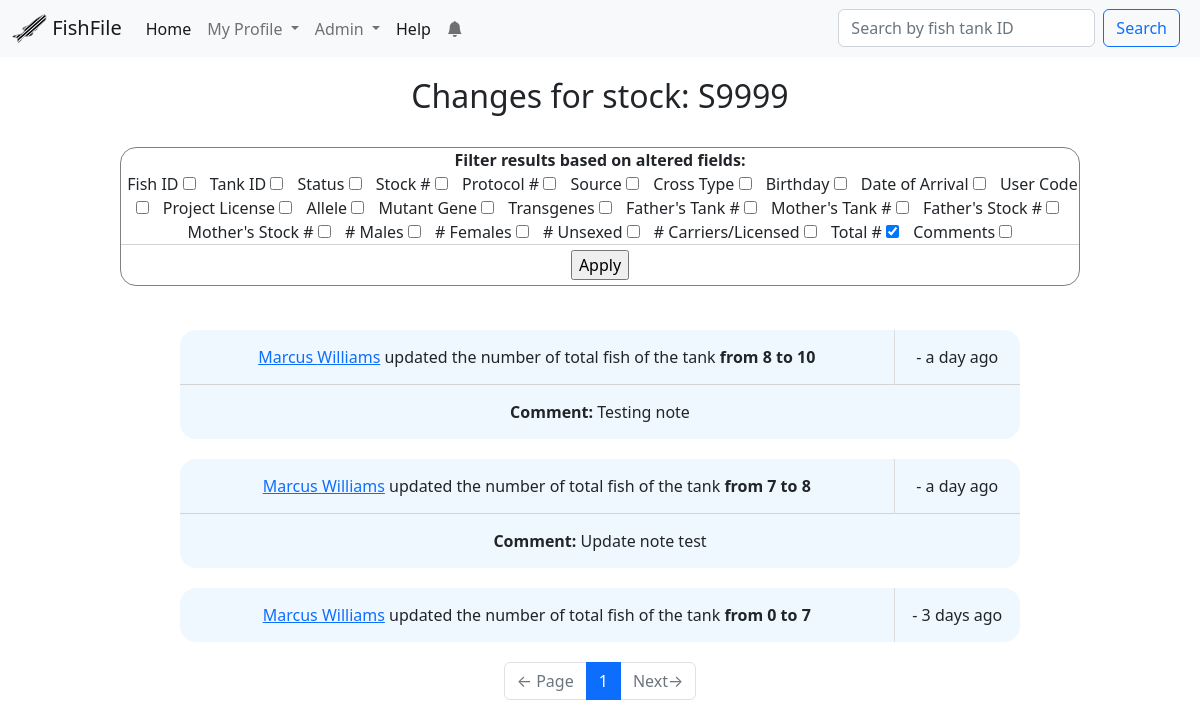
The app's page /stock/S9999/changes/total (signed in) with its own data.
### app/models.py (models this page shows, shortened)
class Change(db.Model):
    id = db.Column(db.Integer, primary_key=True)
    user_id = db.Column(db.Integer, db.ForeignKey("user.id"))
    fish_id = db.Column(db.Integer, db.ForeignKey("fish.id"))
    action = db.Column(db.String(64))
    contents = db.Column(db.String(64))
    field = db.Column(db.String(64))
    old = db.Column(db.Text())
    new = db.Column(db.Text())
    time = db.Column(db.DateTime, default=datetime.utcnow)
    note = db.Column(db.Text())
    notification_id = db.Column(db.Integer, db.ForeignKey("notification.id"))

class User(UserMixin, db.Model):
    id = db.Column(db.Integer, primary_key=True)
    first_name = db.Column(db.String(64), index=True)
    last_name = db.Column(db.String(64), index=True)
    email = db.Column(db.String(120), index=True, unique=True)
    username = db.Column(db.String(64), index=True)
    password_hash = db.Column(db.String(128))
    last_seen = db.Column(db.DateTime, default=datetime.utcnow)
    is_verified = db.Column(db.Boolean, default=False)
    project_license = db.Column(db.String(120))
    personal_license = db.Column(db.String(120))
    personal_document = db.Column(db.Boolean, default=False)
    project_document = db.Column(db.Boolean, default=False)
    role = db.Column(db.String(32), default="User")
    code = db.Column(db.String(32), index=True)
    changes = db.relationship("Change", backref="user", lazy="dynamic")
    notifications = db.relationship(
        "Notification", backref="user", lazy="dynamic", cascade="all, delete"
    )
    last_notification_read_time = db.Column(db.DateTime)
    reminders = db.relationship(
        "Reminder", backref="user", lazy="dynamic", cascade="all, delete"
    )
    def isOwner(self):
        return self.role == "Owner"
    def isAdmin(self):
        return self.role in ("Admin", "Owner")
    def new_notifications(self):
        last_read_time = self.last_notification_read_time or datetime(1900, 1, 1)
        return (
            Notification.query.filter_by(user=self)
            .filter(Notification.time > last_read_time)
            .count()
        )

### app/main/routes.py (the view, shortened to what this page needs)
@bp.route("/stock/<stock>/changes/<filters>", methods=["GET", "POST"])
@login_required
@requires_roles("User", "Researcher", "Admin", "Owner")
def stock_changes(stock, filters="all"):
    form = FilterChanges()
    page = request.args.get("page", 1, type=int)
    filter_list = filters.split(" ")
    if filters == "all":
        changes = (
            Change.query.filter(Change.fish.has(stock=stock))
            .order_by(Change.time.desc())
            .paginate(page, current_app.config["CHANGES_PER_PAGE"], False)
        )
    else:
        for filter in filter_list:
            if "changes" in locals():
                changes = changes.union(Change.query.filter_by(field=filter))
            else:
                changes = Change.query.filter_by(field=filter).filter(
                    Change.fish.has(stock=stock)
                )
        changes = changes.order_by(Change.time.desc()).paginate(
            page, current_app.config["CHANGES_PER_PAGE"], False
        )
    next_url = (
        url_for("main.stock_changes", stock=stock, page=changes.next_num)
        if changes.has_next
        else None
    )
    prev_url = (
        url_for("main.stock_changes", stock=stock, page=changes.prev_num)
        if changes.has_prev
        else None
    )
    return render_template(
        "stock_changes.html",
        form=form,
        title=f"{stock} changes",
        changes=changes.items,
        stock=stock,
        pagination=changes,
        next_url=next_url,
        prev_url=prev_url,
        filters=filter_list
    )

### app/main/forms.py
class SimpleSearch(FlaskForm):
    search = StringField("Search by fish tank ID", validators=[DataRequired()])
    submit = SubmitField("Search")
    def __init__(self, *args, **kwargs):
        if "formdata" not in kwargs:
            kwargs["formdata"] = request.args
        if "csrf_enabled" not in kwargs:
            kwargs["csrf_enabled"] = False
        super(SimpleSearch, self).__init__(*args, **kwargs)

class EmptyForm(FlaskForm):
    submit = SubmitField("Submit")

### app/main/routes.py (called while the page is built)
@bp.before_request
def before_request():
    if current_user.is_authenticated:
        current_user.last_seen = datetime.utcnow()
        db.session.commit()
        g.search_form = SimpleSearch()
        g.clearNotifsForm = EmptyForm()

### app/models.py (called while the page is built)
@login.user_loader
def load_user(id):
    return User.query.get(int(id))

def requires_roles(*roles):
    def wrapper(f):
        @wraps(f)
        def wrapped(*args, **kwargs):
            if current_app.testing == True:
                return f(*args, **kwargs)
            if current_user.role not in roles:
                abort(403)
            return f(*args, **kwargs)
        return wrapped
    return wrapper

    def __repr__(self):
        return f"Stock: {self.stock}, Tank: {self.tank_id}, ID: {self.fish_id}"

### app/templates/stock_changes.html (shortened to what this page needs)
{% extends "base.html" %}
{% block content %}
    <h2>Changes for stock: {{stock}}</h2>
    <br>
    <div id="filterChangeForm">
        <b>Filter results based on altered fields:</b>
        <form action="", method = "post">
            {%for field in form%}
                <tr>
                {% if field.type == "BooleanField" %}
                    {% if field.id in filters%}
                        <span class="filterChangeOption">{{ field.label }} {{ field(checked=True) }}</span>
                    {%else%}
                        <span class="filterChangeOption">{{ field.label }} {{ field }}</span>
                    {%endif%}
                {% elif field.type == "SubmitField"%}
                    <div id="filterChangesSubmit">{{ field() }}</div>
                {% endif %}
                </tr>
            {%endfor%}
        </form>
    </div>
    <br>
    {% if changes %}
            {%for change in changes%}
                {%include 'subtemplates/_fishchange.html'%}
            {%endfor%}
            <div id="pageNavigation">
                <nav aria-label="Page navigation">
                    <ul class="pagination justify-content-center">
                        <li class=" page-item {% if not prev_url %} disabled{% endif %}">
                            <a class=" page-link" href="{{ prev_url or '#' }}">
                                <span aria-hidden="true">&larr;</span> Page
                            </a>
                        </li>
                        {% for page in pagination.iter_pages(1,2,3,1) %}
                            {% if page %}
                                {% if page != pagination.page %}
                                    {%if filters == ["all"]%}
                                        <li class = "page-item"><a class = "page-link" href="{{url_for('main.fishchange',id=fish.id,filters = ' '.join(filters), page=page)}}">{{ page }}</a></li>
                                    {%else%}
                                        <li class = "page-item"><a class = "page-link" href="{{url_for('main.fishchange',id=fish.id, filters = ' '.join(filters), page=page)}}">{{ page }}</a></li>
                                    {%endif%}
                                {% else %}
                                    <li class="page-item active"><a class = "page-link">{{ page }}</a></li>
                                {% endif %}
                            {% else %}
                                <li class="page-item disabled"><a class = "page-link" >…</a></li>
                            {% endif %}
                        {% endfor %}
                        <li class="page-item {% if not next_url %} disabled{% endif %}">
                            <a class=" page-link" href="{{ next_url or '#' }}">
                                Next<span aria-hidden="true">&rarr;</span>
                            </a>
                        </li>
                    </ul>
                </nav>
            </div>
    {%else%}
        <p>There are no changes to show...</p>
    {%endif%}
{%endblock%}

### app/templates/subtemplates/_fishchange.html
{%if change.action == "Added"%}
<table class="fishChange" >
    <tr class="fishChangeRow">
        <td class = "fishChangeDetails"><a href="{{url_for('main.user', username = change.user.username)}}">{{change.user.first_name}} {{change.user.last_name}}</a> added the fish to the database</td>
        <td> - {{ moment(change.time).fromNow() }} </td>
    </tr>
</table>
{%elif change.action == "Updated"%}
    {%if change.contents in ["links", "photos"]%}
        <table class="fishChange">
            <tr class="fishChangeRow">
                <td class = "fishChangeDetails"><a href="{{url_for('main.user', username = change.user.username)}}">{{change.user.first_name}} {{change.user.last_name}}</a> updated the {{change.contents}} of the tank</td>
                <td> - {{ moment(change.time).fromNow() }} </td>
            </tr>
        </table>
    {%else%}
        <table class="fishChange">
            <tr class="fishChangeRow">
                <td class = "fishChangeDetails"><a href="{{url_for('main.user', username = change.user.username)}}">{{change.user.first_name}} {{change.user.last_name}}</a> updated the {{change.contents}} of the tank <b>from {{change.old}} to {{change.new}}</b></td>
                <td> - {{ moment(change.time).fromNow() }} </td>
            </tr>
            {%  if change.note != None %}
                <tr>
                    <td colspan="2" style="border-top: 1px solid lightgrey;"><b>Comment: </b>{{change.note}}</td>
                </tr>
            {%endif%}
        </table>
    {%endif%}
{%endif%}

### app/static/styles/style.css (style rules this page uses)
.fishChange { margin: auto; margin-top: 20px; border-collapse: collapse; border-radius: 1em; background-color:aliceblue; width:70%; }
.fishChange td { padding: 15px; }
.fishChangeDetails { border-right: 1px #ddd solid; width:85%; }
#filterChangeForm { margin: auto; width:80%; border: 1px gray solid; border-radius: 1em; }
.filterChangeOption { padding: 5px; }
#filterChangesSubmit { padding: 5px; border-top:1px solid lightgray ; }
#pageNavigation { margin:auto; text-align: center; margin-top: 20px; margin-bottom: 20px; }
#pageNavigation ul { margin: 0; }
#pageNavigation li { margin: 0; padding: 0; }

### records on screen
Change: user.first_name "Marcus", user.last_name "Williams", contents "number of total fish", old "8", new "10", time "a day ago", note "Testing note"
Change: user.first_name "Marcus", user.last_name "Williams", contents "number of total fish", old "7", new "8", time "a day ago", note "Update note test"
Change: user.first_name "Marcus", user.last_name "Williams", contents "number of total fish", old "0", new "7", time "3 days ago"

### other values on screen
{{ config["WEBSITE_NAME"] }} "FishFile"
{{ stock }} "S9999"
{{ field.label }} "Fish ID" "Tank ID" "Status" "Stock #" "Protocol #" "Source" "Cross Type" "Birthday" "Date of Arrival" "User Code" "Project License" "Allele" "Mutant Gene" "Transgenes" "Father's Tank #" "Mother's Tank #" "Father's Stock #" "Mother's Stock #" "# Males" "# Females" "# Unsexed" "# Carriers/Licensed" "Comments"
{{ field.label }} "Total #"
{{ page }} "1"
